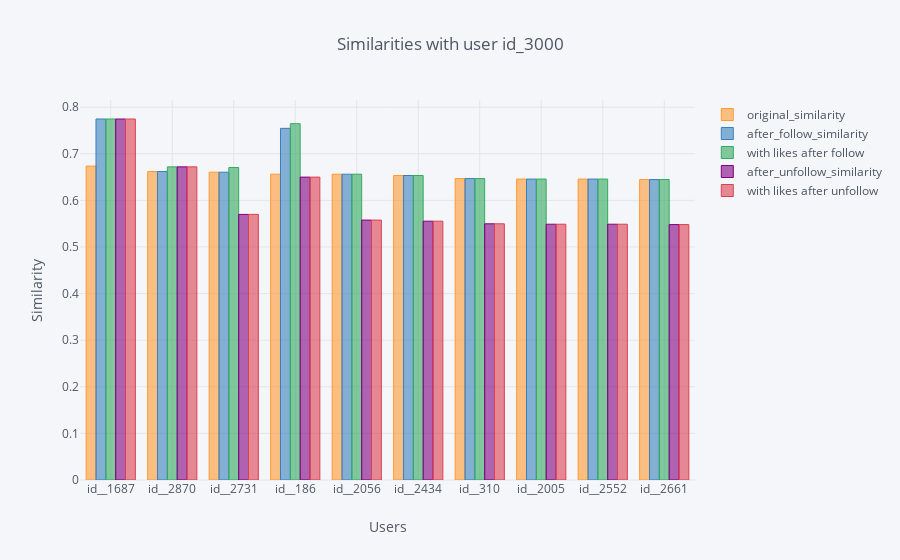

Notebook code cell kept with this figure:
### Code cell
final.iplot(kind='bar', x='plan_ori_id', title='Similarities with user id_3000', 
            yTitle='Similarity', xTitle='Users')

### Figure 1 — Plotly figure (JSON) as saved in the notebook; plotly's stock layout.template omitted (floating-point values rounded to 4 significant figures)
{"data": [{"marker": {"color": "rgba(255, 153, 51, 0.6)", "line": {"color": "rgba(255, 153, 51, 1.0)", "width": 1}}, "name": "original_similarity", "orientation": "v", "text": "", "type": "bar", "uid": "4f2896c3-5a83-4216-a1e2-ced938f03284", "x": ["id__1687", "id__2870", "id__2731", "id__186", "id__2056", "id__2434", "id__310", "id__2005", "id__2552", "id__2661"], "y": [0.6736, 0.6619, 0.6605, 0.6562, 0.6562, 0.6534, 0.6467, 0.6457, 0.6457, 0.6448]}, {"marker": {"color": "rgba(55, 128, 191, 0.6)", "line": {"color": "rgba(55, 128, 191, 1.0)", "width": 1}}, "name": "after_follow_similarity", "orientation": "v", "text": "", "type": "bar", "uid": "eab0029d-a33a-4342-9b5d-39713e6e0cc9", "x": ["id__1687", "id__2870", "id__2731", "id__186", "id__2056", "id__2434", "id__310", "id__2005", "id__2552", "id__2661"], "y": [0.7746, 0.6619, 0.6605, 0.7546, 0.6562, 0.6534, 0.6467, 0.6457, 0.6457, 0.6448]}, {"marker": {"color": "rgba(50, 171, 96, 0.6)", "line": {"color": "rgba(50, 171, 96, 1.0)", "width": 1}}, "name": "with likes after follow", "orientation": "v", "text": "", "type": "bar", "uid": "37af010a-e7bc-4ba3-bf58-43da999e3003", "x": ["id__1687", "id__2870", "id__2731", "id__186", "id__2056", "id__2434", "id__310", "id__2005", "id__2552", "id__2661"], "y": [0.7746, 0.6719, 0.6705, 0.7646, 0.6562, 0.6534, 0.6467, 0.6457, 0.6457, 0.6448]}, {"marker": {"color": "rgba(128, 0, 128, 0.6)", "line": {"color": "rgba(128, 0, 128, 1.0)", "width": 1}}, "name": "after_unfollow_similarity", "orientation": "v", "text": "", "type": "bar", "uid": "ec445f4e-1759-4eef-b798-0ec1b8cf39db", "x": ["id__1687", "id__2870", "id__2731", "id__186", "id__2056", "id__2434", "id__310", "id__2005", "id__2552", "id__2661"], "y": [0.7746, 0.6719, 0.5699, 0.6499, 0.5577, 0.5554, 0.5497, 0.5489, 0.5489, 0.5481]}, {"marker": {"color": "rgba(219, 64, 82, 0.6)", "line": {"color": "rgba(219, 64, 82, 1.0)", "width": 1}}, "name": "with likes after unfollow", "orientation": "v", "text": "", "type": "bar", "uid": "5ce242a7-0935-405b-bbb9-d70d3939577d", "x": ["id__1687", "id__2870", "id__2731", "id__186", "id__2056", "id__2434", "id__310", "id__2005", "id__2552", "id__2661"], "y": [0.7746, 0.6719, 0.5699, 0.6499, 0.5577, 0.5554, 0.5497, 0.5489, 0.5489, 0.5481]}], "layout": {"legend": {"bgcolor": "#F5F6F9", "font": {"color": "#4D5663"}}, "paper_bgcolor": "#F5F6F9", "plot_bgcolor": "#F5F6F9", "title": {"font": {"color": "#4D5663"}, "text": "Similarities with user id_3000"}, "xaxis": {"gridcolor": "#E1E5ED", "showgrid": true, "tickfont": {"color": "#4D5663"}, "title": {"font": {"color": "#4D5663"}, "text": "Users"}, "zerolinecolor": "#E1E5ED"}, "yaxis": {"gridcolor": "#E1E5ED", "showgrid": true, "tickfont": {"color": "#4D5663"}, "title": {"font": {"color": "#4D5663"}, "text": "Similarity"}, "zerolinecolor": "#E1E5ED"}}}
